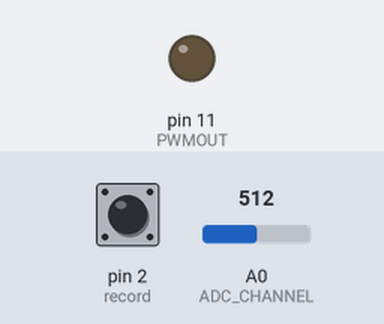
A sketch run on a simulated Arduino Uno, built with avr-gcc and run on an emulated ATmega328P. Parts: output pins drawn as LEDs (lit = HIGH). The inputs (shaded band) are chosen by the test bench; at power-on: pin 2 (record) HIGH, A0 (ADC_CHANNEL) = 512. What the sketch prints to the serial monitor is not drawn.

Above: at 1.2 s.
1.3 s: pin 2 (record) pulled LOW for 0.15 s
At 2.58 s:
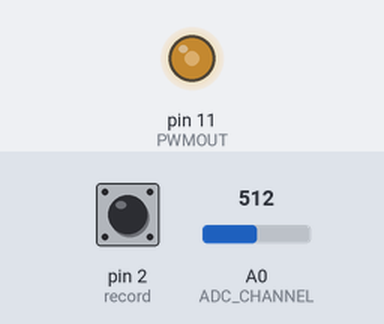
Timing chart, 0 to 10.3 s (numbered marks = the images above; inputs shaded):
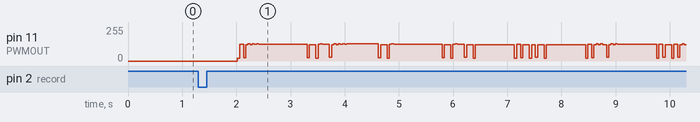

The sketch:

HW3_1.ino
```cpp
#include <TimerOne.h>
#define PWMOUT 11
#define ADC_CHANNEL A0

#define res A1
#define record 2

float Value;

// Debouncing variables
volatile long t = 0;
int debouncingTime = 200;

float SINE_FREQ = 10;
// Output should be in 0-5 volt range
float SINE_COEFF, Amp=2.5/5*255, Offset=2.5/5*255;

int DUTYCYCLE, SAMPLE;
long TIMESTAMP, counter = 0;

void setup() {
  pinMode(res, INPUT);
  pinMode (record, INPUT_PULLUP);

  TCCR2B = TCCR2B & B11111000 | B00000001;              // Sets Timer 2 PWM frequency to 31KHz
  pinMode(PWMOUT, OUTPUT);
  Serial.begin (57600);
  Timer1.initialize (1000);
  Timer1.attachInterrupt (PWM_DT);
  attachInterrupt (digitalPinToInterrupt(record), buttonISR, FALLING);

}

void loop() {
  SINE_COEFF = SINE_FREQ*TWO_PI/1000.000;
  TIMESTAMP = micros();                                   // Timestamp for each sample to be analyzed later
  SAMPLE = analogRead(ADC_CHANNEL);                       // Using Arduino's ADC to read the PWM output voltage
  Serial.print (TIMESTAMP/100); Serial.print("\t");       // Printing timestamp
  Serial.println (SAMPLE/1023.00*5);
}

// Function for generating PWM signal
void PWM_DT(){
  DUTYCYCLE = Amp * sin(SINE_COEFF * counter) + Offset;
  analogWrite(PWMOUT, DUTYCYCLE);
  counter++;
}

// Reading signal everytime the button is pushed
void buttonISR() {
  //  Debouncing
  if (millis()-t>debouncingTime) {
  SINE_FREQ = analogRead(res);
  SINE_FREQ = SINE_FREQ/1023*175;
  t = millis();
  }
}
```
